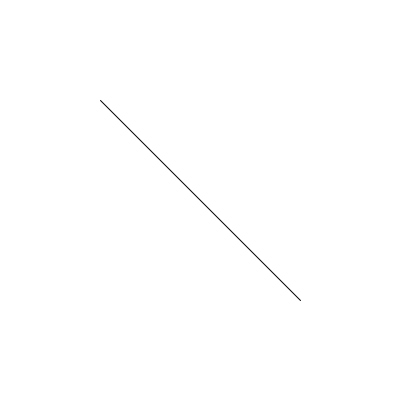
Frame 1 (no input)
Frame 60 (the mouse pressed at the canvas centre just before this capture): identical to frame 1, image omitted
Frame 120 (the mouse held since frame 60 and released just before this capture): identical to frame 1, image omitted

The Processing sketch that drew this single still picture (run headless with seeded random() and noise(); from frame 60 on, the mouse is pressed at the canvas centre):

// Processing sketch: resizable
// ── resizable.pde
// Przykład na okno o zmiennych rozmiarach. 
// Reaguje na ciągniecie rogu okna i walenie w klawiaturę.

void setup() 
{
  size(400, 400);
  surface.setResizable(true);
}

void draw()
{
  background(255);
  line(100, 100, width-100, height-100);
}

void keyPressed() 
{
  int side=round(random(100, 600));
  surface.setSize(side,side);
}

// https://github.com/borkowsk/bookProcessingPL
